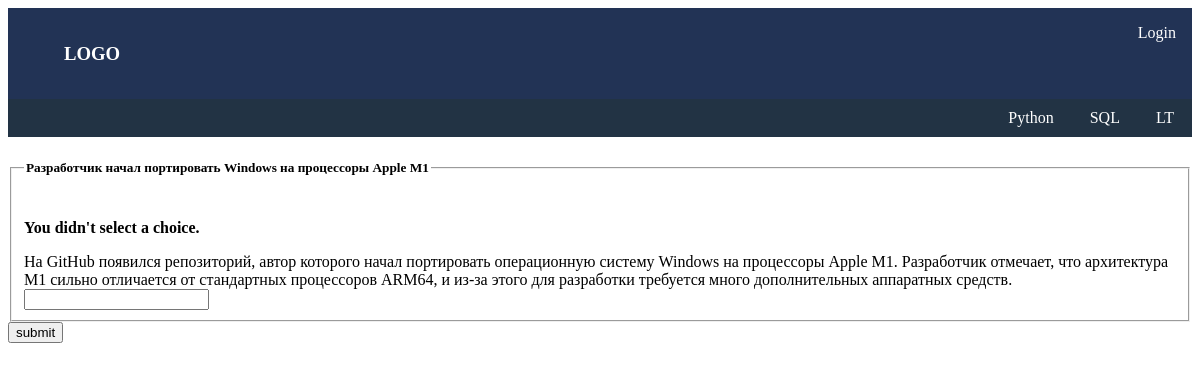
The page /news/2/vote/ on the database its author committed.
### news_blog/models.py (models this page shows, shortened)
class Issue(models.Model):
    issue_topic = models.CharField(max_length=100)
    issue_text = models.CharField(max_length=400)
    issue_author = models.CharField(max_length=100)
    issue_class = models.CharField(max_length=100)
    pub_date = models.DateTimeField('date published')

### news_blog/views.py (the view)
# urls.py: path('<int:issue_id>/vote/', views.vote, name='vote'),
def vote(request, issue_id):
    issue = get_object_or_404(Issue, pk=issue_id)
    try:
        selected_issue = issue.comment_set.get(pk=request.POST['issue'])
    except(KeyError, Comment.DoesNotExist):
        return render(request, 'news_blog/detail.html', {
            'issue': issue,
            'error_message': "You didn't select a choice.",
        })
    else:
        selected_issue.comment_text = request.POST['issue']
        selected_issue.save()
        return HttpResponseRedirect(reverse('news_blog:detail', args=(issue.id,)))

### news_blog/templates/news_blog/detail.html (shortened to what this page needs)
{% extends "mainpage/base.html" %}
{% block content %}
<form action="{% url 'news_blog:vote' issue.id %}" method="post">
<fieldset>
    <legend><h5>{{ issue.issue_topic }}</h5></legend>
    {% if error_message %}<p><strong>{{ error_message }}</strong></p>{% endif %}
        {{ issue.issue_text }}
        <input type="text" name="issue" id="issue">
</fieldset>
<input type="submit" value="submit">
</form>
{% endblock content %}

### rows shown on the page
Issue: issue_topic "Разработчик начал портировать Windows на процессоры Apple M1", issue_text "На GitHub появился репозиторий, автор которого начал портировать операционную систему Windows на процессоры Apple M1. Разработчик отмечает, что архитектура M1 сильно отличается от стандартных процессоров ARM64, и из-за этого для разработки требуется много дополнительных аппаратных средств."

### other values the page prints
{{ error_message }} "You didn't select a choice."
